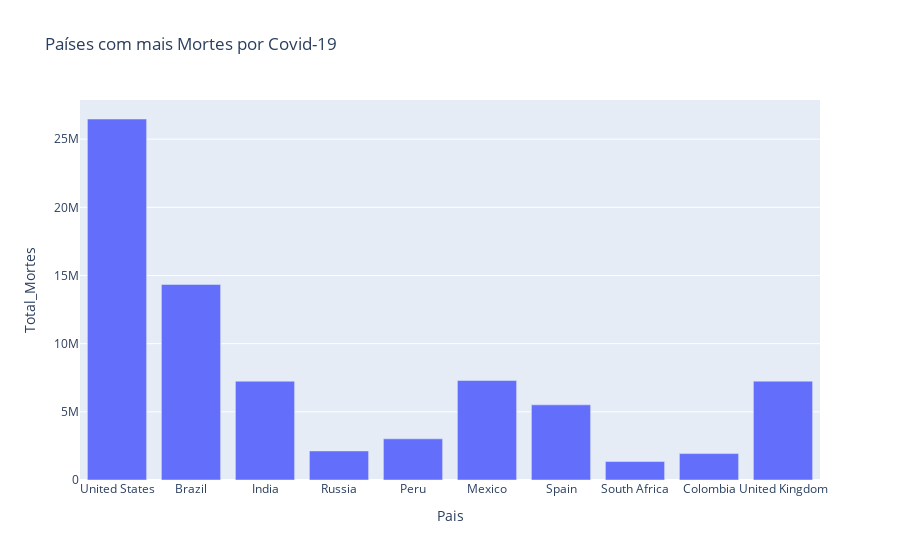

Notebook cell for this chart:
### Code cell
#Analisando a propagação de mortes por Covid-19 com a biblioteca plotly
grafico = px.bar(top_10_paises, 
                 y='Total_Mortes', 
                 x='Pais', 
                 title='Países com mais Mortes por Covid-19')
grafico.show()

### Figure 1 — Plotly figure (JSON) as saved in the notebook; plotly's stock layout.template omitted (floating-point values rounded to 4 significant figures)
{"data": [{"alignmentgroup": "True", "hovertemplate": "Pais=%{x}<br>Total_Mortes=%{y}<extra></extra>", "legendgroup": "", "marker": {"color": "#636efa", "pattern": {"shape": ""}}, "name": "", "offsetgroup": "", "orientation": "v", "showlegend": false, "textposition": "auto", "type": "bar", "x": ["United States", "Brazil", "India", "Russia", "Peru", "Mexico", "Spain", "South Africa", "Colombia", "United Kingdom"], "xaxis": "x", "y": [26477574, 14340567, 7247327, 2131571, 3020038, 7295850, 5510624, 1357682, 1936134, 7249573], "yaxis": "y"}], "layout": {"barmode": "relative", "legend": {"tracegroupgap": 0}, "title": {"text": "Países com mais Mortes por Covid-19"}, "xaxis": {"anchor": "y", "domain": [0, 1], "title": {"text": "Pais"}}, "yaxis": {"anchor": "x", "domain": [0, 1], "title": {"text": "Total_Mortes"}}}}
